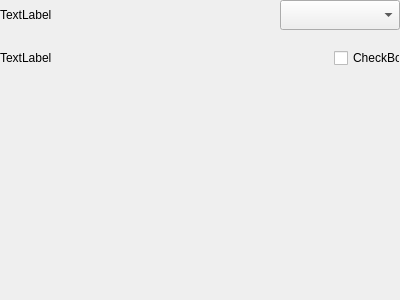
<?xml version="1.0" encoding="UTF-8"?>
<ui version="4.0">
 <class>C_SyvDaPeSpinBox</class>
 <widget class="QWidget" name="C_SyvDaPeSpinBox">
  <property name="geometry">
   <rect>
    <x>0</x>
    <y>0</y>
    <width>400</width>
    <height>300</height>
   </rect>
  </property>
  <property name="windowTitle">
   <string>Form</string>
  </property>
  <layout class="QVBoxLayout" name="verticalLayout_3" stretch="0,1">
   <property name="leftMargin">
    <number>0</number>
   </property>
   <property name="topMargin">
    <number>0</number>
   </property>
   <property name="rightMargin">
    <number>0</number>
   </property>
   <property name="bottomMargin">
    <number>0</number>
   </property>
   <item>
    <layout class="QHBoxLayout" name="horizontalLayout">
     <item>
      <layout class="QVBoxLayout" name="verticalLayout">
       <property name="spacing">
        <number>13</number>
       </property>
       <item>
        <widget class="stw::opensyde_gui_elements::C_OgeLabGroupItem" name="pc_LabelStyle">
         <property name="text">
          <string>TextLabel</string>
         </property>
        </widget>
       </item>
       <item>
        <widget class="stw::opensyde_gui_elements::C_OgeLabGroupItem" name="pc_LabelShowUnit">
         <property name="text">
          <string>TextLabel</string>
         </property>
        </widget>
       </item>
      </layout>
     </item>
     <item>
      <layout class="QVBoxLayout" name="verticalLayout_2">
       <property name="spacing">
        <number>13</number>
       </property>
       <item>
        <layout class="QHBoxLayout" name="horizontalLayout_2">
         <property name="leftMargin">
          <number>0</number>
         </property>
         <property name="topMargin">
          <number>0</number>
         </property>
         <property name="rightMargin">
          <number>0</number>
         </property>
         <item>
          <spacer name="horizontalSpacer_2">
           <property name="orientation">
            <enum>Qt::Horizontal</enum>
           </property>
           <property name="sizeHint" stdset="0">
            <size>
             <width>40</width>
             <height>20</height>
            </size>
           </property>
          </spacer>
         </item>
         <item>
          <widget class="stw::opensyde_gui_elements::C_OgeCbxText" name="pc_ComboBoxType">
           <property name="minimumSize">
            <size>
             <width>120</width>
             <height>30</height>
            </size>
           </property>
           <property name="maximumSize">
            <size>
             <width>120</width>
             <height>30</height>
            </size>
           </property>
          </widget>
         </item>
        </layout>
       </item>
       <item>
        <layout class="QHBoxLayout" name="horizontalLayout_3">
         <property name="leftMargin">
          <number>0</number>
         </property>
         <property name="topMargin">
          <number>0</number>
         </property>
         <property name="rightMargin">
          <number>0</number>
         </property>
         <item>
          <spacer name="horizontalSpacer_3">
           <property name="orientation">
            <enum>Qt::Horizontal</enum>
           </property>
           <property name="sizeHint" stdset="0">
            <size>
             <width>40</width>
             <height>20</height>
            </size>
           </property>
          </spacer>
         </item>
         <item>
          <widget class="stw::opensyde_gui_elements::C_OgeChxTristateTransparentToggle" name="pc_CheckBoxUnit">
           <property name="minimumSize">
            <size>
             <width>66</width>
             <height>30</height>
            </size>
           </property>
           <property name="maximumSize">
            <size>
             <width>66</width>
             <height>30</height>
            </size>
           </property>
           <property name="text">
            <string>CheckBox</string>
           </property>
          </widget>
         </item>
        </layout>
       </item>
      </layout>
     </item>
    </layout>
   </item>
   <item>
    <spacer name="verticalSpacer">
     <property name="orientation">
      <enum>Qt::Vertical</enum>
     </property>
     <property name="sizeHint" stdset="0">
      <size>
       <width>20</width>
       <height>202</height>
      </size>
     </property>
    </spacer>
   </item>
  </layout>
 </widget>
 <customwidgets>
  <customwidget>
   <class>stw::opensyde_gui_elements::C_OgeLabGroupItem</class>
   <extends>QLabel</extends>
   <header>C_OgeLabGroupItem.hpp</header>
  </customwidget>
  <customwidget>
   <class>stw::opensyde_gui_elements::C_OgeCbxText</class>
   <extends>QComboBox</extends>
   <header>C_OgeCbxText.hpp</header>
  </customwidget>
  <customwidget>
   <class>stw::opensyde_gui_elements::C_OgeChxTristateTransparentToggle</class>
   <extends>QCheckBox</extends>
   <header>C_OgeChxTristateTransparentToggle.hpp</header>
  </customwidget>
 </customwidgets>
 <resources/>
 <connections/>
</ui>
